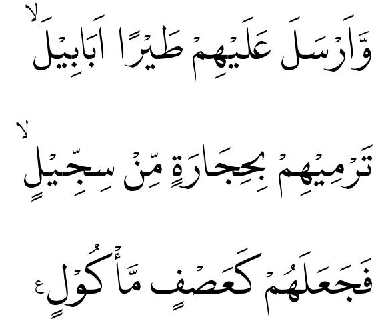
#> input picture temp/3.png, 377 x 325 px, found by its file name
$ jupyter execute --allow-errors shootthetrouble.ipynb
#> lines starting #> are read from the running program, lines starting #| are printed output that depends on the picture; after the words box and inside, x2 and y2 are one past the last pixel; in counts of white or black regions, pixels touching at a corner belong together
### Multiscale/complete_flow.py
#!/usr/bin/env python
# coding: utf-8

# In[1]:


import mess
import match_prepare as match
import matplotlib.pyplot as plt
import numpy as np
import imutils
import glob
import cv2
import copy
import pickle
from scipy.signal import find_peaks, peak_prominences
from matplotlib.figure import Figure
import time

# #### horizontal projection

# In[2]:


# [1186 lines left out: functions horizontal_projection, detect_horizontal_line_up_down, detect_horizontal_line, get_ul_coordinat, upper_or_lower, get_lr_coordinat and 8 more, not called in this run]


# ## Image Processing Stage

# In[9]:


def most_frequent(List):
    return max(set(List), key=List.count)


# In[21]:


# imagePath = './temp/v1.jpg'
# img = cv2.imread(imagePath)
# gray = cv2.cvtColor(img, cv2.COLOR_BGR2GRAY)
def font_list(imagePath, image, setting, markerPath):
    font_list, loc_path = mess.font(imagePath=imagePath, image=image,
                                    setting=setting, markerPath=markerPath)

    return font_list, loc_path

# In[22]:


# def big_blok(temp_object, imagePath, font_object, model, font_list):
# [911 lines left out: functions most_marker, define_normal_or_crop_processing, draw_bounding_box, character_recognition, not called in this run]

# DONE!!!


# %%

### Multiscale/shootthetrouble.ipynb
[cell 1]
import sys
import cv2
import pickle
sys.path.insert(1, '/home/mhbrt/Desktop/Wind/Multiscale/')
import complete_flow as flow
# model = ''

[cell 2]
imagePath = '/home/mhbrt/Desktop/Wind/Multiscale/temp/3.png'
markerPath = '/home/mhbrt/Desktop/Wind/Multiscale/marker'
img = cv2.imread(imagePath)
#> img is the input picture: shape (325, 377, 3); min 0, max 255, mean 239.6
gray = cv2.cvtColor(img, cv2.COLOR_BGR2GRAY)
res = {'AlKareem': [['0.7', '0.7', '0.7', '0.7', '0.7', '0.7', '0.7', '0.7', '0.7', '0.7', '0.7'], '12'], 'AlQalam': [['0.7', '0.7', '0.7', '0.7', '0.7', '0.7', '0.7', '0.7', '0.7', '0.7'], '12'], 'KFGQPC': [['0.7', '0.7', '0.7', '0.7', '0.7', '0.7', '0.7', '0.7', '0.7', '0.7', '0.7'], '12'], 'LPMQ': [['0.7', '0.7', '0.7', '0.7', '0.7', '0.7', '0.7', '0.7', '0.7', '0.7', '0.7', '0.7'], '12'], 'PDMS': [['0.7', '0.7', '0.7', '0.7', '0.7', '0.7', '0.7', '0.7', '0.7', '0.7'], '12'], 'amiri': [['0.7', '0.7', '0.7', '0.7', '0.7', '0.7', '0.7', '0.7', '0.7', '0.7', '0.7', '0.7', '0.7'], '12'], 'meQuran': [['0.7', '0.7', '0.7', '0.7', '0.7', '0.7', '0.7', '0.7', '0.7', '0.7', '0.7', '0.7'], '12'], 'norehidayat': [['0.7', '0.7', '0.7', '0.7', '0.7', '0.7', '0.7', '0.7', '0.7', '0.7'], '12'], 'norehira': [['0.7', '0.7', '0.7', '0.7', '0.7', '0.7', '0.7', '0.7', '0.7', '0.7', '0.7'], '12'], 'norehuda': [['0.7', '0.7', '0.7', '0.7', '0.7', '0.7', '0.7', '0.7', '0.7', '0.7'], '12']}
# res = {'AlKareem': [['0.7', '0.7', '0.7', '0.7', '0.7', '0.7', '0.7', '0.7', '0.7', '0.7', '0.7'], '10'], 'AlQalam': [['0.7', '0.7', '0.7', '0.7', '0.7', '0.7', '0.7', '0.7', '0.7', '0.7'], '10'], 'amiri': [['0.7', '0.7', '0.7', '0.7', '0.7', '0.7', '0.7', '0.7', '0.7', '0.7', '0.7', '0.7', '0.7'], '10'], 'KFGQPC': [['0.7', '0.7', '0.7', '0.7', '0.7', '0.7', '0.7', '0.7', '0.7', '0.7', '0.7'], '10'], 'LPMQ': [['0.7', '0.7', '0.7', '0.7', '0.7', '0.7', '0.7', '0.7', '0.7', '0.7', '0.7', '0.7'], '10'], 'norehidayat': [['0.7', '0.7', '0.7', '0.7', '0.7', '0.7', '0.7', '0.7', '0.7', '0.7'], '10'], 'norehira': [['0.7', '0.7', '0.7', '0.7', '0.7', '0.7', '0.7', '0.7', '0.7', '0.7', '0.7'], '10'], 'norehuda': [['0.7', '0.7', '0.7', '0.7', '0.7', '0.7', '0.7', '0.7', '0.7', '0.7'], '10'], 'PDMS': [['0.7', '0.7', '0.7', '0.7', '0.7', '0.7', '0.7', '0.7', '0.7', '0.7'], '10'], 'meQuran': [['0.7', '0.7', '0.7', '0.7', '0.7', '0.7', '0.7', '0.7', '0.7', '0.7', '0.7', '0.7'], '10']}
# font_list = mess.font(imagePath=imagePath, image=gray, setting=res)
#> (the rest of this cell did not finish here and is left out)

[cell 3]
import numpy as np
import copy
# [55 lines left out: functions most_marker, get_marker_name, get_ul_coordinat, not called in this run]

h, w, _ = img.shape
#> h = 325; w = 377
#> (the rest of this cell did not finish here and is left out)

[cell 4]
h
#> Out = 325

[cell 5]
y_marker = []
# get y marker coordinat
#> (the rest of this cell did not finish here and is left out)

#> (a cell that did not finish here is left out)

[cell 7]
# [8 lines left out: function black_pixel_count, not called in this run]


ret_img, bw_image = cv2.threshold(gray, 0, 255, cv2.THRESH_BINARY
                                    + cv2.THRESH_OTSU)
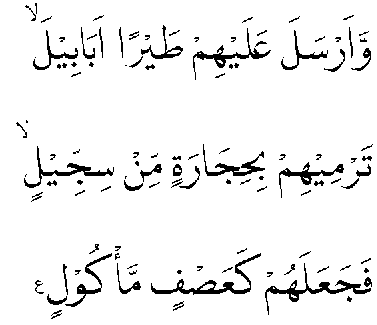
#> bw_image: shape (325, 377); 94% white; 112 black regions (65 under 20 px), largest, box (x1, y1, x2, y2) and area: (265, 263, 371, 315) 725, (151, 253, 261, 295) 722, (24, 146, 114, 188) 512
#> ret_img = 137
max_height = 0
bp_max = 0
other_than_tanwin = False
#> (the rest of this cell did not finish here and is left out)

[cell 8]
import cv2
import glob
import numpy as np
from matplotlib import pyplot as plt
def horizontal_projection(image_h):
    image = image_h.copy()
    image[image < 127] = 1
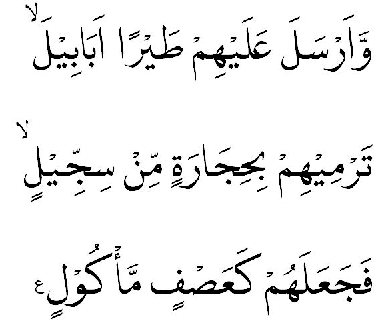
#> image: shape (325, 377); min 1, max 255, mean 238.6
    image[image >= 127] = 0
#> image: shape (325, 377); values 0 (black) and 1 (white), 5.9% white; 119 white regions (79 under 20 px), largest, box (x1, y1, x2, y2) and area: (265, 263, 371, 315) 721, (151, 253, 261, 295) 712, (24, 146, 114, 188) 503
    h_projection = np.sum(image, axis=1)
#> h_projection = 325 values, max 225 at index 290, min 0 at index 0, mean 22.21

    return h_projection

image1=gray
body_v_proj = horizontal_projection(image1)
#> body_v_proj has the same summary as h_projection in horizontal_projection

# plt.show()
from scipy.signal import find_peaks, peak_prominences
plt.figure(2)
x = body_v_proj*-1
#> x = 325 values, max 0 at index 0, min -225 at index 290, mean -22.21
#> (the rest of this cell did not finish here and is left out)
